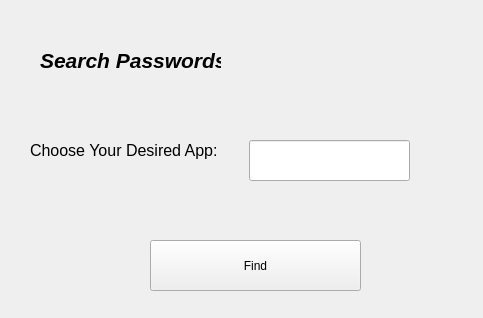
<?xml version="1.0" encoding="UTF-8"?>
<ui version="4.0">
 <class>Form</class>
 <widget class="QWidget" name="Form">
  <property name="geometry">
   <rect>
    <x>0</x>
    <y>0</y>
    <width>483</width>
    <height>318</height>
   </rect>
  </property>
  <property name="windowTitle">
   <string>Search Passwords</string>
  </property>
  <widget class="QLabel" name="label">
   <property name="geometry">
    <rect>
     <x>40</x>
     <y>40</y>
     <width>181</width>
     <height>41</height>
    </rect>
   </property>
   <property name="text">
    <string>&lt;html&gt;&lt;head/&gt;&lt;body&gt;&lt;p&gt;&lt;span style=&quot; font-size:16pt; font-weight:700; font-style:italic;&quot;&gt;Search Passwords&lt;/span&gt;&lt;/p&gt;&lt;/body&gt;&lt;/html&gt;</string>
   </property>
  </widget>
  <widget class="QLabel" name="label_2">
   <property name="geometry">
    <rect>
     <x>30</x>
     <y>130</y>
     <width>201</width>
     <height>41</height>
    </rect>
   </property>
   <property name="text">
    <string>&lt;html&gt;&lt;head/&gt;&lt;body&gt;&lt;p&gt;&lt;span style=&quot; font-size:12pt;&quot;&gt;Choose Your Desired App: &lt;/span&gt;&lt;/p&gt;&lt;/body&gt;&lt;/html&gt;</string>
   </property>
  </widget>
  <widget class="QStackedWidget" name="stackedWidget">
   <property name="geometry">
    <rect>
     <x>249</x>
     <y>140</y>
     <width>211</width>
     <height>41</height>
    </rect>
   </property>
   <property name="currentIndex">
    <number>0</number>
   </property>
   <widget class="QWidget" name="page_2">
    <widget class="QLineEdit" name="lineEdit">
     <property name="geometry">
      <rect>
       <x>0</x>
       <y>0</y>
       <width>161</width>
       <height>41</height>
      </rect>
     </property>
     <property name="toolTip">
      <string>&lt;html&gt;&lt;head/&gt;&lt;body&gt;&lt;p&gt;Enter App Name&lt;/p&gt;&lt;/body&gt;&lt;/html&gt;</string>
     </property>
    </widget>
   </widget>
   <widget class="QWidget" name="page_3">
    <widget class="QListWidget" name="listWidget">
     <property name="geometry">
      <rect>
       <x>0</x>
       <y>0</y>
       <width>141</width>
       <height>41</height>
      </rect>
     </property>
     <property name="toolTip">
      <string>&lt;html&gt;&lt;head/&gt;&lt;body&gt;&lt;p&gt;Scroll Through Apps And Choose&lt;/p&gt;&lt;/body&gt;&lt;/html&gt;</string>
     </property>
     <item>
      <property name="text">
       <string>1</string>
      </property>
     </item>
     <item>
      <property name="text">
       <string>2</string>
      </property>
     </item>
     <item>
      <property name="text">
       <string>3</string>
      </property>
     </item>
     <item>
      <property name="text">
       <string>4</string>
      </property>
     </item>
    </widget>
   </widget>
  </widget>
  <widget class="QToolButton" name="toolButton">
   <property name="geometry">
    <rect>
     <x>150</x>
     <y>240</y>
     <width>211</width>
     <height>51</height>
    </rect>
   </property>
   <property name="text">
    <string>Find</string>
   </property>
  </widget>
 </widget>
 <resources/>
 <connections/>
</ui>
